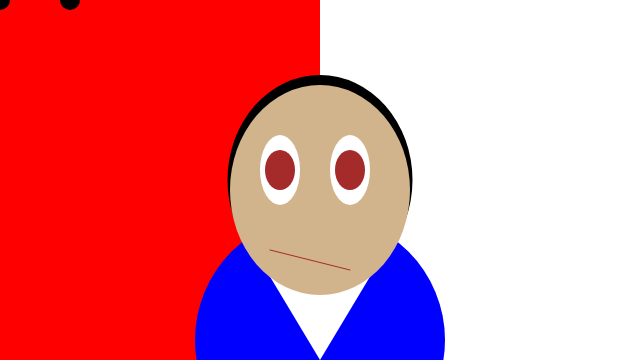
Frame 1 (no input)
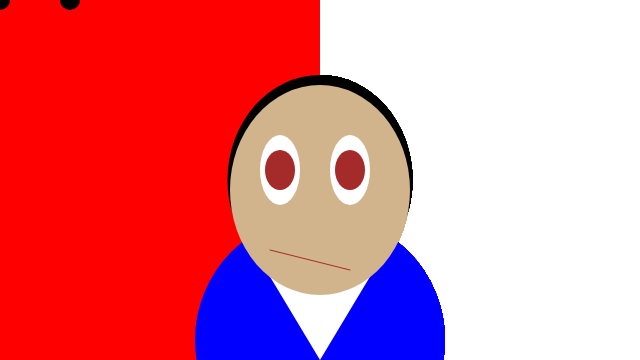
Frame 60 (no input)
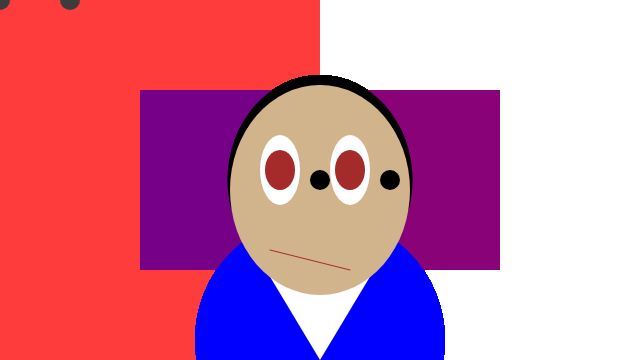
Frame 120 (the mouse pressed at the canvas centre since frame 60)

The p5.js sketch that drew these frames (run headless with seeded random() and noise() and a simulated clock; from frame 60 on, the mouse is pressed at the canvas centre):

// p5.js sketch
// ── sketch.js
// self portrait Version 3 - Interaction
function setup() {
	createCanvas(640, 360);
    rectMode(CENTER);
}

function draw() {
    background(204, 248, 212, 0.6);
    noStroke();

// background interaction
    var r1 = map(mouseX, 0, width, 0, height);
    var r2 = height - r1;
    var r = map(mouseX, 0, 600, 0, 255);
    var b = map(mouseX, 0, 600, 255, 0);
  
    fill(r, 0, b, r1);
    rect(width/2 + r1/2, height/2, r1, r1);
  
    fill(b, 0 , r, r2);
    rect(width/2 - r2/2, height/2, r2, r2);
// end of background code  
	
// body
    var bodyColor = "blue";
    var bodyx = 320;
    var bodyy = 340;
    var bodywidth = 250;
    var bodyheight = 250;
    
    fill(bodyColor);
    ellipse(bodyx, bodyy, bodywidth, bodyheight); 
// end of body code
    
// front layer
    var frontlayercolor = "white";
    var frontlayerx1 = 260;
    var frontlayery1 = 260;
    var frontlayerx2 = 320;
    var frontlayery2 = 360;
    var frontlayerx3 = 380;
    var frontlayery3 = 260;
    
    fill(frontlayercolor);
    triangle(frontlayerx1, frontlayery1, frontlayerx2, frontlayery2, frontlayerx3, frontlayery3); 
// end of front layer code

// hair
    var haircolor ="black";
    var hairx = 320;
    var hairy = 180;
    var hairwidth = 185;
    var hairheight = 210;

    fill(haircolor);
	ellipse(hairx , hairy, hairwidth, hairheight); 
// end of hair code
    
// face
    var facecolor = "tan";
    var facex = 320;
    var facey = 190;
    var facewidth = 180;
    var faceheight = 210;
    
	fill(facecolor);
	ellipse(facex, facey, facewidth, faceheight); 
// end of face code
    
// outter eyes
    var oeyescolor = "white";
    var oeyeslx = 280;
    var oeyesly = 170;
    var oeyeslw = 40;
    var oeyeslh = 70;
    var oeyesrx = 350;
    var oeyesry = 170;
    var oeyesrw = 40;
    var oeyesrh = 70;
	 
	fill(oeyescolor);
	ellipse(oeyeslx, oeyesly, oeyeslw, oeyeslh); //my_left
	ellipse(oeyesrx, oeyesry, oeyesrw, oeyesrh); //my_right
// end of outter eyes code
    
// mid eyes
    var mideyescolor = "brown";
    var mideyeslx = 280;
    var mideyesly = 170;
    var mideyeslw = 30;
    var mideyeslh = 40;
    var mideyesrx = 350;
    var mideyesry = 170;
    var mideyesrw = 30;
    var mideyesrh = 40;
	
	fill(mideyescolor);
	ellipse(mideyeslx, mideyesly, mideyeslw, mideyeslh); //my_left
	ellipse(mideyesrx, mideyesry, mideyesrw, mideyesrh); //my_right
// end of mid eyes code
    
// pupil
    var pupilcolor = "black";
    var pupillx = mouseX;
    var pupilly = mouseY;
    var pupillw = 20;
    var pupillh = 20;
    var pupilrx = mouseX;
    var pupilry = mouseY;
    var pupilrw = 20;
    var pupilrh = 20;
    
	fill(pupilcolor);
	ellipse(mouseX, mouseY, pupillw, pupillh); //my_left
	ellipse(mouseX + 70, mouseY, pupilrw, pupilrh); //my_right
// end of pupil code
    
// mouth
    var mouthcolor = "brown";
    var mouthx = 270;
    var mouthy = 250;
    var mouthw = 350;
    var mouthh = 270;

    stroke(mouthcolor);
    line(mouthx, mouthy, mouthw, mouthh);
// end of mouth code
}
